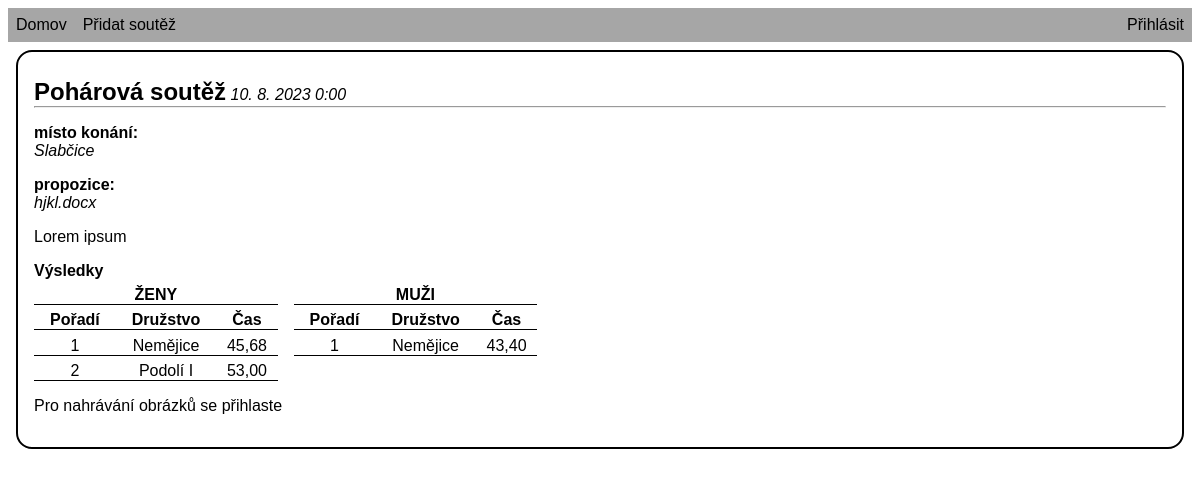
Before: /competition?id=0 with the older database file.
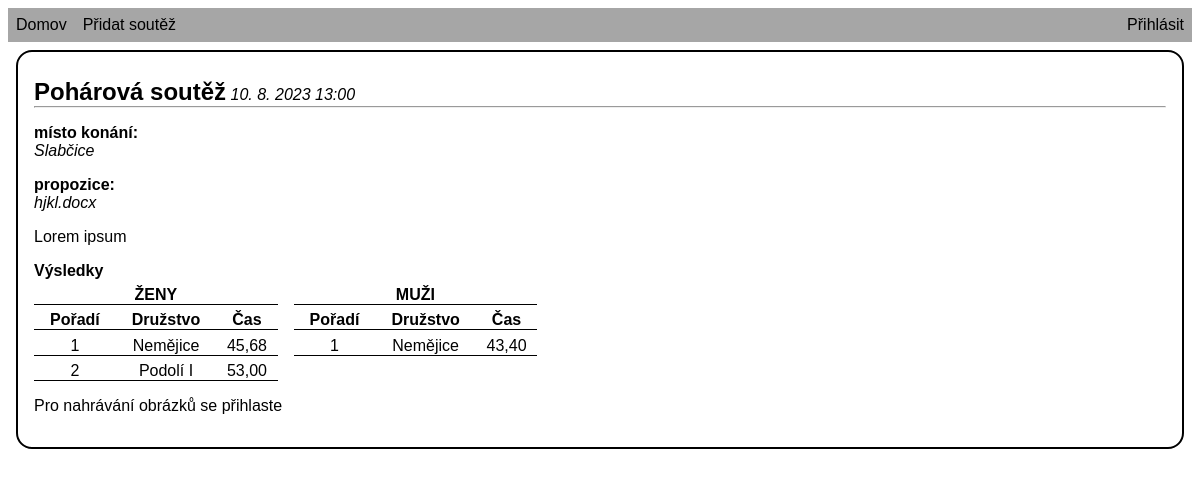
After: the same page with the newer database file.
### tables this page shows
CREATE TABLE "competition" (id INTEGER PRIMARY KEY AUTOINCREMENT UNIQUE NOT NULL, id_user INTEGER NOT NULL REFERENCES user (id), date_created DATETIME DEFAULT (CURRENT_TIMESTAMP) NOT NULL, title TEXT NOT NULL, description TEXT, proposition VARCHAR UNIQUE, date_event TIMEDATE NOT NULL, town VARCHAR NOT NULL, id_results INTEGER REFERENCES results (id) UNIQUE);

CREATE TABLE category (id INTEGER PRIMARY KEY AUTOINCREMENT NOT NULL, name varchar NOT NULL);

CREATE TABLE "result" (id INTEGER PRIMARY KEY AUTOINCREMENT UNIQUE NOT NULL, id_team REFERENCES team (id) NOT NULL, id_results REFERENCES results (id) NOT NULL, time_run DECIMAL(5, 2) NULL, time_run_2 DECIMAL(5, 2), valid_run BOOL DEFAULT (TRUE) NOT NULL);

CREATE TABLE "team" (id INTEGER PRIMARY KEY AUTOINCREMENT UNIQUE NOT NULL, name varchar NOT NULL, id_category INTEGER REFERENCES category (id) NOT NULL, UNIQUE (name, id_category));

### competition.php (the view, shortened to what this page needs)
<?php
    $db = new PDO("sqlite:" . __DIR__ . "/database.db");
    $comp = $db->query("SELECT * FROM competition WHERE id = $_GET[id]")->fetchAll();
    $comp = $comp[0];
?>
<!DOCTYPE html>
<html lang="en">
<head>
    <link rel="stylesheet" href="zwa/static/style.css">
</head>
<body>
    <?php include_once("header.php"); ?>
    <main class="comp">
        <article>
            <div class="comp-name-line"><h2><?php echo htmlspecialchars($comp["title"]) ?></h2> <em><?php echo date_format(date_create($comp["date_event"]), 'j. n. Y G:i') ?></em></div>
            <hr>
            <p><strong>místo konání:</strong><em class="comp-info"><?php echo htmlspecialchars($comp["town"]) ?></em></p>
            <p><strong>propozice:</strong><em class="comp-info"><?php echo $comp["proposition"] ?></em></p>
            <p><?php echo htmlspecialchars($comp["description"]) ?></p>
            <div>
                <strong>Výsledky</strong>
                <?php
                    if(!is_null($comp["id_results"])){
                        $categories = $db->query("SELECT * FROM category")->fetchAll();
                        $vysledky = [];
                        foreach ($categories as $category) {
                            $results = $db->query("SELECT * FROM result r, team t where r.id_team = t.id and t.id_category = $category[id] and r.id_results = $comp[id_results] ORDER BY time_run ASC");
                            $results = $results->fetchAll();
                            $vysledky[$category["id"]] = $results;
                        }
                        echo "<div class='results'>";
                        foreach($vysledky as $key => $vysledek){
                            if($vysledek){
                                $rowcount = 1;
                                echo "<table class='results'>";
                                echo "<tr><th colspan=3>".mb_strtoupper($categories[$key-1]["name"])."</th></tr>";
                                echo "<tr><th>Pořadí</th><th>Družstvo</th><th>Čas</th>";
                                foreach( $vysledek as $result ) {
                                    echo "<tr><td>$rowcount</td><td>$result[name]</td><td>".number_format($result["time_run"],2,",")."</td></tr>";
                                    $rowcount++;
                                }
                                echo "</table>";
                            }
                        }
                        echo "</div>";
                    }
                    else{
                        echo "<a>přidat výsledky</a>";
                    }
                ?>
            </div>
            <?php
            if(isset($_SESSION["username"])){
                echo "<form enctype='multipart/form-data' method='POST' action='upload_image'>";
                echo "<label for='image_upload'>Nahrát obrázek: </label>";
                echo "<input type='file' name='image' id='image_upload' multiple required>";
                echo "<input type='hidden' name='competition_id' value=$comp[id]>";
                echo "<input type='submit' value='Nahrát'></form>";
            }
            else{
                echo "<p>Pro nahrávání obrázků se přihlaste</p>";
            }
            ?>
        </article>
    </main>
</body>
</html>

### header.php
<header>
        <nav class="navbar">
            <ul>
                <li><a href="home">Domov</a></li>
                <li><a href="add_competition">Přidat soutěž</a></li>
                <li class='login'><a href="<?php echo !strpos($_SERVER["REQUEST_URI"], "login")?"login?next=$_SERVER[REQUEST_URI]":"login"?>"><?php echo isset($_SESSION['username'])?$_SESSION['username']:"Přihlásit"; ?></a></li>
            </ul>
        </nav>
    </header>

### static/style.css (style rules this page uses)
.navbar { display: block; background-color: #a6a6a6; }
.navbar ul { list-style-type: none; margin: 0; padding: 0; overflow: hidden; }
.navbar li { display: inline; float: left; padding: .5em; }
.navbar .login { float: right }
body { font-family: 'Helvetica', 'Arial', sans-serif; }
main { display: block; }
article { border: 2px solid; border-radius: 1em; margin: .5em; padding: 1em; }
a { text-decoration: none; color: black; }
.comp-name-line p, .comp-name-line h2 { display: inline-block; margin: 1em 0 0 0 }
.comp-name-line h2 { margin: .4em 0 0; }
.comp hr { margin-top: 0; }
.results { display: flex; gap: 1em; flex-wrap: wrap; }
.comp .comp-info { display: block; }
.comp .results th { padding: .4em 1em 0; border-bottom: black 1px solid; }
.comp .results td { text-align: center; padding: .4em 0 0; border: black 1px solid; border-left: none; border-right: none; }
.comp .results table { border-collapse: collapse; }

Changed rows visible on the page:
changed competition "Pohárová soutěž": date_event "10. 8. 2023 0:00" → "10. 8. 2023 13:00"
